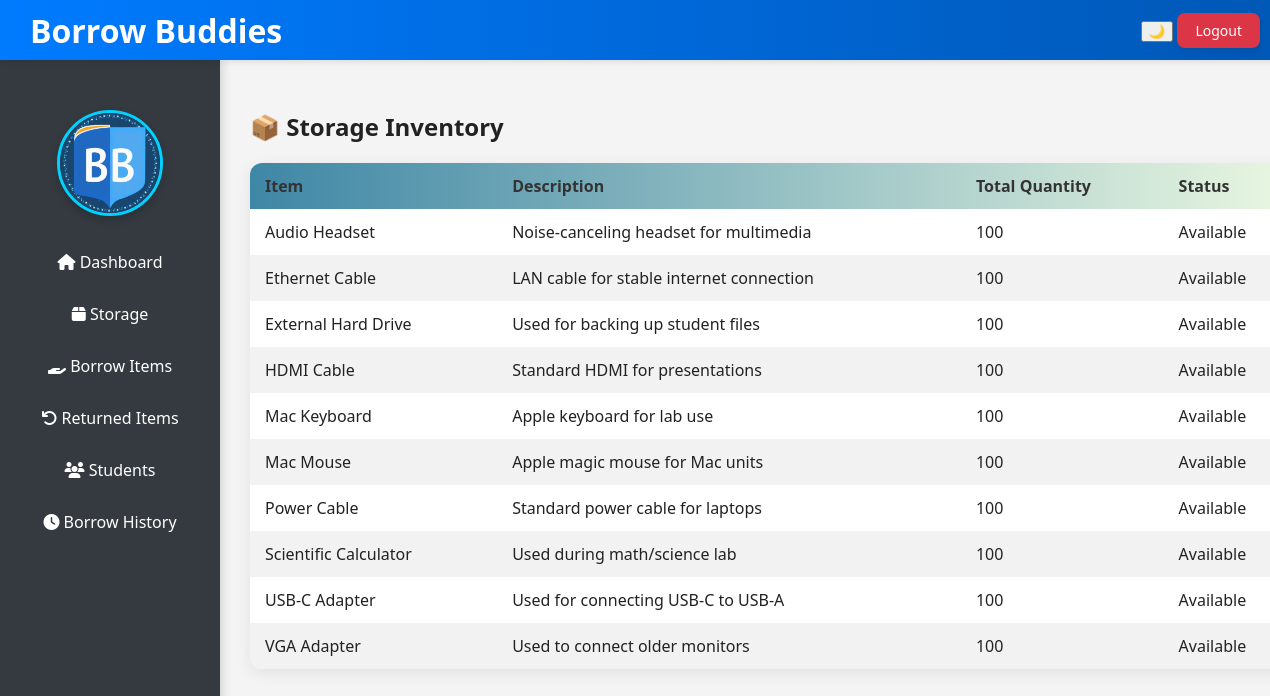
/storage.php (signed in), run on the app's committed database.
### tables this page shows
CREATE TABLE IF NOT EXISTS `items` (
  `item_id` int(11) NOT NULL AUTO_INCREMENT,
  `item_name` varchar(100) NOT NULL,
  `description` text DEFAULT NULL,
  `status` varchar(20) NOT NULL DEFAULT 'available',
  `quantity` int(11) NOT NULL DEFAULT 1,
  PRIMARY KEY (`item_id`)
);

### storage.php (the view, shortened to what this page needs)
<?php
include 'db.php';
?>
<!DOCTYPE html>
<html lang="en">
<head>
    <link rel="stylesheet" href="css/style.css">
    <link rel="stylesheet" href="https://cdnjs.cloudflare.com/ajax/libs/font-awesome/6.5.0/css/all.min.css">
</head>
<body class="light-mode">
<?php include 'includes/header.php'; ?>
<?php include 'includes/sidebar.php'; ?>
<div class="main-content">
    <h2>📦 Storage Inventory</h2>
    <table class="styled-table">
        <thead>
            <tr>
                <th>Item</th>
                <th>Description</th>
                <th>Total Quantity</th>
                <th>Status</th>
            </tr>
        </thead>
        <tbody>
            <?php
            $items = $conn->query("SELECT * FROM items ORDER BY item_name ASC");
            if ($items->num_rows > 0) {
                while ($item = $items->fetch_assoc()) {
                    echo "<tr>
                        <td>" . htmlspecialchars($item['item_name']) . "</td>
                        <td>" . htmlspecialchars($item['description']) . "</td>
                        <td>" . (int)$item['quantity'] . "</td>
                        <td>" . ucfirst(htmlspecialchars($item['status'])) . "</td>
                    </tr>";
                }
            } else {
                echo "<tr><td colspan='4' style='text-align:center;'>No items found.</td></tr>";
            }
            ?>
        </tbody>
    </table>
</div>
</body>
</html>

### style.css (style rules this page uses)
:root { --primary: #007bff; --primary-dark: #0056b3; --danger: #dc3545; --sidebar-bg: #343a40; --light-bg: #f4f4f4; --dark-bg: #121212; --card-bg-light: #ffffff; --card-bg-dark: #1f1f1f; --text-light: #ffffff; --text-dark: #222222; --accent: #00d1ff; --shadow: 0 4px 15px rgba(0, 0, 0, 0.08); }
body { font-family: 'Segoe UI', sans-serif; margin: 0; padding: 0; background-color: var(--light-bg); color: var(--text-dark); transition: background 0.3s ease, color 0.3s ease; }
.light-mode { background: var(--light-bg); color: var(--text-dark); }
.main-content { margin-left: 220px; padding: 90px 30px 30px; width: calc(100% - 220px); opacity: 0; animation: fadeIn 0.8s ease-in-out forwards; }
table { width: 100%; border-collapse: collapse; margin-top: 20px; background-color: var(--card-bg-light); border-radius: 12px; overflow: hidden; box-shadow: var(--shadow); }
th, td { padding: 12px 15px; text-align: left; color: inherit; }
thead { background: linear-gradient(90deg, #3f87a6, #ebf8e1); color: #333; }
tr:nth-child(even) { background-color: #f2f2f2; }

### data on the page
items: item_name "Audio Headset", description "Noise-canceling headset for multimedia", quantity "100", status "Available"
items: item_name "Ethernet Cable", description "LAN cable for stable internet connection", quantity "100", status "Available"
items: item_name "External Hard Drive", description "Used for backing up student files", quantity "100", status "Available"
items: item_name "HDMI Cable", description "Standard HDMI for presentations", quantity "100", status "Available"
items: item_name "Mac Keyboard", description "Apple keyboard for lab use", quantity "100", status "Available"
items: item_name "Mac Mouse", description "Apple magic mouse for Mac units", quantity "100", status "Available"
items: item_name "Power Cable", description "Standard power cable for laptops", quantity "100", status "Available"
items: item_name "Scientific Calculator", description "Used during math/science lab", quantity "100", status "Available"
items: item_name "USB-C Adapter", description "Used for connecting USB-C to USB-A", quantity "100", status "Available"
items: item_name "VGA Adapter", description "Used to connect older monitors", quantity "100", status "Available"
